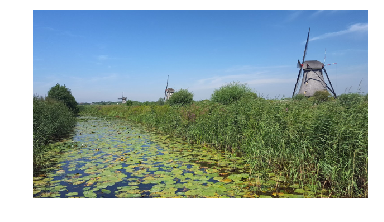
#> input picture Bernd Klein (520) ile Python/resim/yelDeğirmeni.png, 384 x 222 px
$ python p_31804.py
#> lines starting #> are read from the running program, lines starting #| are printed output that depends on the picture
### Bernd Klein (520) ile Python/p_315.py
# coding:iso-8859-9 Türkçe
# p_315.py Tesadüfi renk yaratma örneği.

from random import randint
class Renk:
    def rgb():
        L = ["0", "1", "2", "3", "4", "5", "6", "7", "8", "9", "a", "b", "c", "d", "e", "f"]
        i = randint (0,15)
        return str (L [i])

    def renk():
        dizge = ""
        for i in range (6): dizge +=Renk.rgb()
        return "#" + dizge

#print (Renk.renk() )

### Bernd Klein (520) ile Python/p_31804.py
# coding:iso-8859-9 Türkçe
# p_31804.py: Bir resmi tümden veya kademeli ağartma ve karartma örneği.

import numpy as np
import matplotlib.pyplot as mp
from p_315 import Renk

mp.style.use ("dark_background")
mp.title ("Hollanda Roterdam'da bir Yeldeğirmeni", color="r", fontsize=15)
mp.axis ("off")
Resim = mp.imread ('resim/yelDeğirmeni.png')
#> Resim is the input picture: shape (222, 384, 4) float32; mean R, G, B, A 0.578, 0.657, 0.661, 0.739
mp.imshow (Resim)
mp.tight_layout()
mp.show()
#------------------------------------------------------------------------------------------------------

def ağart (resim, oran): return resim + (np.ones (resim.shape) - resim) * oran

mp.figure().set_facecolor (Renk.renk())
mp.title ("Roterdam'da %60 Ağartılan bir Yeldeğirmeni", color=Renk.renk(), fontsize=15)
mp.axis ("off")

ağaranResim = ağart (Resim, 0.6)
#> in ağart, `def ağart (resim, oran): return resim + (np.ones (resim.shape) - resim..`:
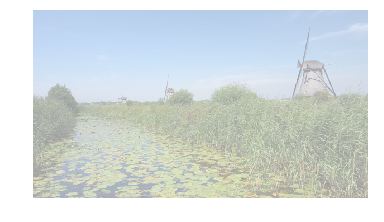
#> returned value: shape (222, 384, 4) float64; mean of channels 0, 1, 2, 3 0.831, 0.863, 0.864, 0.896; transparent parts drawn white
mp.imshow (ağaranResim)
mp.show()
#------------------------------------------------------------------------------------------------------

def karart (resim, oran): return resim * (1 - oran)

mp.figure().set_facecolor (Renk.renk())
mp.title ("Roterdam'da %55 Karartılan bir Yeldeğirmeni", color=Renk.renk(), fontsize=15)
mp.axis ("off")

kararanResim = karart (Resim, 0.55)
#> in karart, `def karart (resim, oran): return resim * (1 - oran)`:
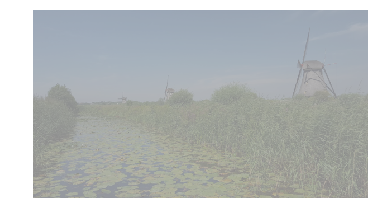
#> returned value: shape (222, 384, 4) float32; mean of channels 0, 1, 2, 3 0.26, 0.296, 0.297, 0.332; transparent parts drawn white
mp.imshow (kararanResim)
mp.show()
#------------------------------------------------------------------------------------------------------

def yatayKademeleme (resim, reverse=False):
    kolonAdedi = resim.shape [1] # 384...
    if reverse: X = np.linspace (1, 0, kolonAdedi) # Ağartma sağdan sola artar...
    else: X = np.linspace (0, 1, kolonAdedi) #==> Ağartma soldan sağa artar...
    X = np.dstack ((X, X, X, X))
    return X

mp.figure().set_facecolor (Renk.renk())
mp.title ("Roterdam'da Soldan-sağa Ağaran bir Yeldeğirmeni", color=Renk.renk(), fontsize=15)
mp.axis ("off")

sağaAğaranResim =  yatayKademeleme (Resim) * Resim
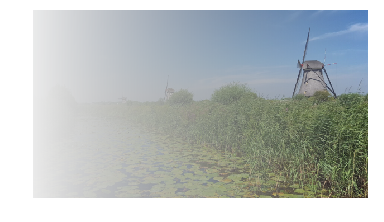
#> sağaAğaranResim: shape (222, 384, 4) float64; mean R, G, B, A 0.277, 0.317, 0.315, 0.386; transparent parts drawn white
mp.imshow (sağaAğaranResim)
mp.show()
#------------------------------------------------------------------------------------------------------

def yatayKademeleme (resim, reverse=False):
    kolonAdedi = resim.shape [1] # 384...
    if reverse: X = np.linspace (1, 0, kolonAdedi) #==> Ağartma sağdan sola artar...
    else: X = np.linspace (0, 1, kolonAdedi) # Ağartma soldan sağa artar...
    X = np.dstack ((X, X, X, X))
    return X

mp.figure().set_facecolor (Renk.renk())
mp.title ("Roterdam'da Sağdan-sola Ağaran bir Yeldeğirmeni", color=Renk.renk(), fontsize=15)
mp.axis ("off")

solaAğaranResim =  Resim * yatayKademeleme (Resim, reverse=True)
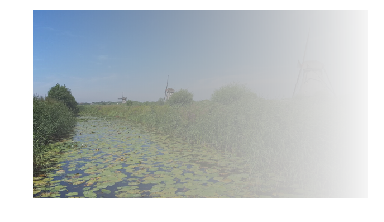
#> solaAğaranResim: shape (222, 384, 4) float64; mean R, G, B, A 0.301, 0.34, 0.347, 0.353; transparent parts drawn white
mp.imshow (solaAğaranResim)
mp.show()
#------------------------------------------------------------------------------------------------------

def yatayKademeleme (resim):
    satırSayısı, sütunSayısı = resim.shape [0], resim.shape [1]
    X = np.linspace (1, 0, satırSayısı)
    X = X [np.newaxis, :]
    X = np.concatenate ((X, X, X, X)).transpose()
    X = X [:, np.newaxis]
    return X

mp.figure().set_facecolor (Renk.renk())
mp.title ("Roterdam'da Alttan-üste Ağaran bir Yeldeğirmeni", color=Renk.renk(), fontsize=15)
mp.axis ("off")

üsteAğaranResim =  yatayKademeleme (Resim) * Resim
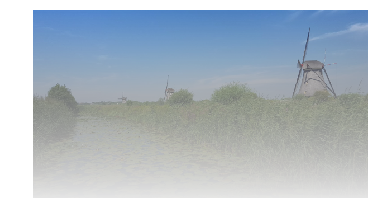
#> üsteAğaranResim: shape (222, 384, 4) float64; mean R, G, B, A 0.276, 0.33, 0.363, 0.393; transparent parts drawn white
mp.imshow (üsteAğaranResim)
mp.show()
